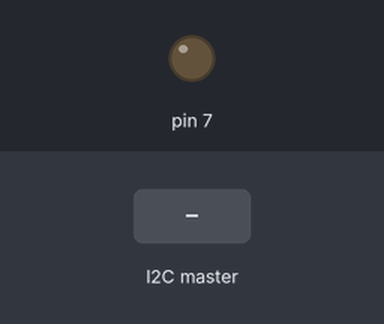
This sketch was run on a simulated Arduino Uno, built with avr-gcc and run on an emulated ATmega328P. Shown: output pins drawn as LEDs (lit = HIGH). The test bench sets the inputs (shaded band).

Above: at 1.2 s.
1.3 s: the I2C master sends the byte 1
At 2.2 s:
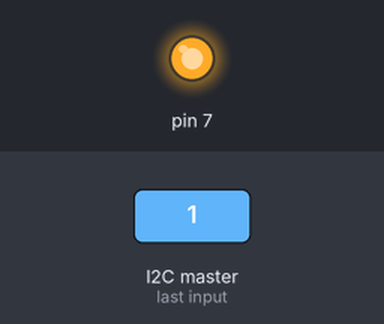
Timing chart, 0 to 4.3 s (numbered marks = the images above; inputs shaded):
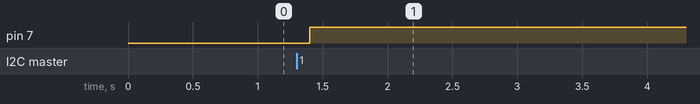

Measured:
- after the input at 1.3 s, pin 7: LOW → HIGH after 0.10 s

The sketch:

SlaveI2CTest.ino
```cpp
#include <Wire.h>
//Arbitrary
int slaveAddress = 8;
//int ledState;
boolean LS = 0;

void setup() {
  // put your setup code here, to run once:

  pinMode(7,OUTPUT);

  digitalWrite(7,LOW);

  Wire.begin(8);
  Wire.onReceive(LEDState);
  //delay(100);
  //Wire.onReceive(receiveFreq);
}

void loop() {
  // put your main code here, to run repeatedly:
  delay(50);
  if(LS){
    digitalWrite(7,HIGH);
    delay(100);
  }
  else{
    digitalWrite(7,LOW);
    delay(100);
  }
}

void LEDState(int numBytes){
  //TODO: figure out how to read in 2 bytes and convert into integer
  while(!Wire.available()){};
  uint8_t ledState = Wire.read();
  if(ledState == 1){
    LS = !LS;
  }
  else{
    LS = LS;
  }
}
```
